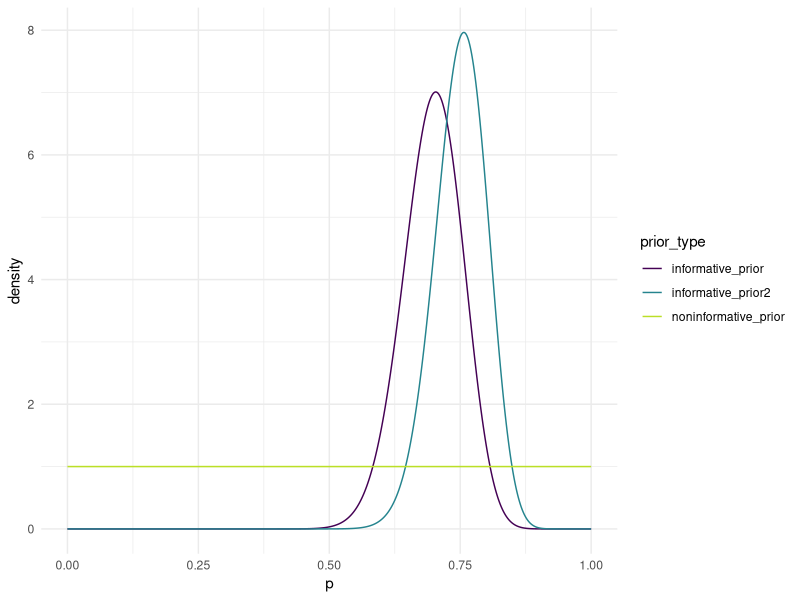
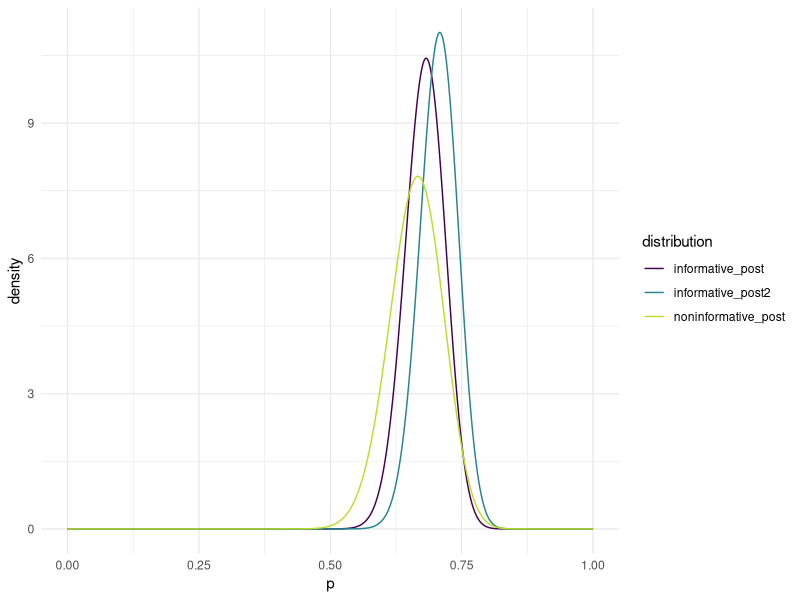

Here is the R script that generated these plots, in order:
## ---- chunk 1
library(tidyverse)
ps <- seq(0, 1, length.out = 1000)

noninformative_alpha <- 1
noninformative_beta <- 1

noninformative_prior <- dbeta(ps,
                              noninformative_alpha, noninformative_beta)
## ---- chunk 2
target_mean <- 0.697

alphas <- seq(0.1, 100, length.out = 500)
betas <- 0.303 * alphas / 0.697

param_df <- tibble(alphas, betas)
param_df <- param_df |> mutate(vars = 
                    (alphas * betas) / ((alphas + betas)^2 * (alphas + betas + 1)))


target_var <- 0.05657 ^2

param_df <- param_df |> mutate(dist_to_target = abs(vars - target_var))
param_df

param_df |> filter(dist_to_target == min(dist_to_target))

informative_alpha <- 45.345
informative_beta <- 19.713
## ---- chunk 3
target_mean <- 0.75

alphas <- seq(0.1, 100, length.out = 500)
betas <- 0.25 * alphas / 0.75

param_df <- tibble(alphas, betas)
param_df <- param_df |> mutate(vars = 
                    (alphas * betas) / ((alphas + betas)^2 * (alphas + betas + 1)))


target_var <- 0.05 ^2

param_df <- param_df |> mutate(dist_to_target = abs(vars - target_var))
param_df

param_df |> filter(dist_to_target == min(dist_to_target))

informative_alpha2 <- 55.555
informative_beta2 <- 18.519
## ---- chunk 4
informative_prior <- dbeta(ps, informative_alpha,
                           informative_beta)
informative_prior2 <- dbeta(ps, informative_alpha2,
                           informative_beta2)

noninformative_prior <- dbeta(ps,
                              noninformative_alpha, noninformative_beta)


prior_plot <- tibble(ps, informative_prior, noninformative_prior, informative_prior2) |>
  pivot_longer(2:4, names_to = "prior_type", values_to = "density")

ggplot(data = prior_plot, aes(x = ps, y = density, colour = prior_type)) +
  geom_line() +
  scale_colour_viridis_d(end = 0.9) +
  theme_minimal() +
  labs(x = "p")
## ---- chunk 5
informative_alpha_post <- informative_alpha + 56
informative_beta_post <- informative_beta + (84 - 56)
informative_post <- dbeta(ps, informative_alpha_post,
                          informative_beta_post)

#posterior mean for 2nd prior
informative_alpha_post / (informative_alpha_post + informative_beta_post)

informative_alpha_post2 <- informative_alpha2 + 56
informative_beta_post2 <- informative_beta2 + (84 - 56)
informative_post2 <- dbeta(ps, informative_alpha_post2,
                          informative_beta_post2)
#posterior mean for 3rd prior
informative_alpha_post2 / (informative_alpha_post2 + informative_beta_post2)

## CHANGE THESE
noninformative_alpha_post <- noninformative_alpha + 56
noninformative_beta_post <- noninformative_beta + (84 - 56)
noninformative_post <- dbeta(ps, noninformative_alpha_post,
                             noninformative_beta_post)
#posterior mean for noninformative prior
noninformative_alpha_post / (noninformative_alpha_post + noninformative_beta_post)


plot_df <- tibble(ps,
                     informative_post, noninformative_post, informative_post2) |>
  pivot_longer(2:4, names_to = "distribution", values_to = "density")

ggplot(data = plot_df, aes(x = ps, y = density, colour = distribution)) +
  geom_line() +
  scale_colour_viridis_d(end = 0.9) +
  theme_minimal() +
  labs(x = "p")
## ---- chunk 6
noninformative_post_int <- qbeta(c(0.05, 0.95), 57, 29)

informative_post_int <- qbeta(c(0.05, 0.95), informative_alpha + 56, informative_beta + (84 - 56))

informative_post_int2 <- qbeta(c(0.05, 0.95), informative_alpha2 + 56, informative_beta2 + (84 - 56))
